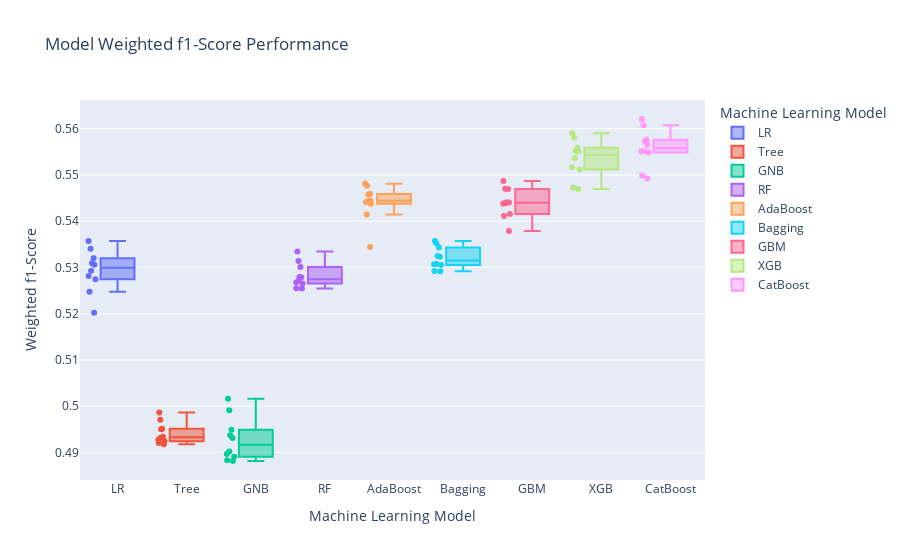

Notebook code for this chart:
### Code cell
results['Model'] = names
results['Accuracy'] = accuracies
results['Weighted F1'] = weighted_f1s

classifmod = pd.DataFrame(results)

fig = px.box(classifmod, x="Model", y="Weighted_F1", color="Model", points='all',
             labels={"Model": "Machine Learning Model",
                     "Weighted_F1": "Weighted f1-Score"},
             title="Model Weighted f1-Score Performance")
fig.show()
fig.write_html("products/plots/model_train_weighted_f1.html")

### Figure 1 — Plotly figure (JSON) as saved in the notebook; plotly's stock layout.template omitted (floating-point values rounded to 4 significant figures)
{"data": [{"alignmentgroup": "True", "boxpoints": "all", "hovertemplate": "Machine Learning Model=%{x}<br>Weighted f1-Score=%{y}<extra></extra>", "legendgroup": "LR", "marker": {"color": "#636efa"}, "name": "LR", "notched": false, "offsetgroup": "LR", "orientation": "v", "showlegend": true, "type": "box", "x": ["LR", "LR", "LR", "LR", "LR", "LR", "LR", "LR", "LR", "LR"], "x0": " ", "xaxis": "x", "y": [0.5293, 0.5306, 0.5275, 0.5309, 0.5282, 0.5358, 0.532, 0.5248, 0.534, 0.5202], "y0": " ", "yaxis": "y"}, {"alignmentgroup": "True", "boxpoints": "all", "hovertemplate": "Machine Learning Model=%{x}<br>Weighted f1-Score=%{y}<extra></extra>", "legendgroup": "Tree", "marker": {"color": "#EF553B"}, "name": "Tree", "notched": false, "offsetgroup": "Tree", "orientation": "v", "showlegend": true, "type": "box", "x": ["Tree", "Tree", "Tree", "Tree", "Tree", "Tree", "Tree", "Tree", "Tree", "Tree"], "x0": " ", "xaxis": "x", "y": [0.4932, 0.4925, 0.4986, 0.4952, 0.4971, 0.492, 0.4927, 0.4934, 0.495, 0.4918], "y0": " ", "yaxis": "y"}, {"alignmentgroup": "True", "boxpoints": "all", "hovertemplate": "Machine Learning Model=%{x}<br>Weighted f1-Score=%{y}<extra></extra>", "legendgroup": "GNB", "marker": {"color": "#00cc96"}, "name": "GNB", "notched": false, "offsetgroup": "GNB", "orientation": "v", "showlegend": true, "type": "box", "x": ["GNB", "GNB", "GNB", "GNB", "GNB", "GNB", "GNB", "GNB", "GNB", "GNB"], "x0": " ", "xaxis": "x", "y": [0.4902, 0.4882, 0.5016, 0.4891, 0.4937, 0.4931, 0.4949, 0.4992, 0.4883, 0.4897], "y0": " ", "yaxis": "y"}, {"alignmentgroup": "True", "boxpoints": "all", "hovertemplate": "Machine Learning Model=%{x}<br>Weighted f1-Score=%{y}<extra></extra>", "legendgroup": "RF", "marker": {"color": "#ab63fa"}, "name": "RF", "notched": false, "offsetgroup": "RF", "orientation": "v", "showlegend": true, "type": "box", "x": ["RF", "RF", "RF", "RF", "RF", "RF", "RF", "RF", "RF", "RF"], "x0": " ", "xaxis": "x", "y": [0.5268, 0.5279, 0.5314, 0.5279, 0.5334, 0.5265, 0.5271, 0.5255, 0.5301, 0.5255], "y0": " ", "yaxis": "y"}, {"alignmentgroup": "True", "boxpoints": "all", "hovertemplate": "Machine Learning Model=%{x}<br>Weighted f1-Score=%{y}<extra></extra>", "legendgroup": "AdaBoost", "marker": {"color": "#FFA15A"}, "name": "AdaBoost", "notched": false, "offsetgroup": "AdaBoost", "orientation": "v", "showlegend": true, "type": "box", "x": ["AdaBoost", "AdaBoost", "AdaBoost", "AdaBoost", "AdaBoost", "AdaBoost", "AdaBoost", "AdaBoost", "AdaBoost", "AdaBoost"], "x0": " ", "xaxis": "x", "y": [0.5459, 0.5444, 0.5438, 0.5458, 0.5442, 0.5481, 0.5445, 0.5414, 0.5477, 0.5344], "y0": " ", "yaxis": "y"}, {"alignmentgroup": "True", "boxpoints": "all", "hovertemplate": "Machine Learning Model=%{x}<br>Weighted f1-Score=%{y}<extra></extra>", "legendgroup": "Bagging", "marker": {"color": "#19d3f3"}, "name": "Bagging", "notched": false, "offsetgroup": "Bagging", "orientation": "v", "showlegend": true, "type": "box", "x": ["Bagging", "Bagging", "Bagging", "Bagging", "Bagging", "Bagging", "Bagging", "Bagging", "Bagging", "Bagging"], "x0": " ", "xaxis": "x", "y": [0.5305, 0.5293, 0.5358, 0.5343, 0.5352, 0.5325, 0.5307, 0.5307, 0.5323, 0.5292], "y0": " ", "yaxis": "y"}, {"alignmentgroup": "True", "boxpoints": "all", "hovertemplate": "Machine Learning Model=%{x}<br>Weighted f1-Score=%{y}<extra></extra>", "legendgroup": "GBM", "marker": {"color": "#FF6692"}, "name": "GBM", "notched": false, "offsetgroup": "GBM", "orientation": "v", "showlegend": true, "type": "box", "x": ["GBM", "GBM", "GBM", "GBM", "GBM", "GBM", "GBM", "GBM", "GBM", "GBM"], "x0": " ", "xaxis": "x", "y": [0.5441, 0.547, 0.5438, 0.5441, 0.5416, 0.547, 0.5487, 0.5411, 0.5439, 0.5379], "y0": " ", "yaxis": "y"}, {"alignmentgroup": "True", "boxpoints": "all", "hovertemplate": "Machine Learning Model=%{x}<br>Weighted f1-Score=%{y}<extra></extra>", "legendgroup": "XGB", "marker": {"color": "#B6E880"}, "name": "XGB", "notched": false, "offsetgroup": "XGB", "orientation": "v", "showlegend": true, "type": "box", "x": ["XGB", "XGB", "XGB", "XGB", "XGB", "XGB", "XGB", "XGB", "XGB", "XGB"], "x0": " ", "xaxis": "x", "y": [0.5559, 0.5536, 0.5512, 0.5551, 0.5517, 0.559, 0.5581, 0.5473, 0.5552, 0.547], "y0": " ", "yaxis": "y"}, {"alignmentgroup": "True", "boxpoints": "all", "hovertemplate": "Machine Learning Model=%{x}<br>Weighted f1-Score=%{y}<extra></extra>", "legendgroup": "CatBoost", "marker": {"color": "#FF97FF"}, "name": "CatBoost", "notched": false, "offsetgroup": "CatBoost", "orientation": "v", "showlegend": true, "type": "box", "x": ["CatBoost", "CatBoost", "CatBoost", "CatBoost", "CatBoost", "CatBoost", "CatBoost", "CatBoost", "CatBoost", "CatBoost"], "x0": " ", "xaxis": "x", "y": [0.5573, 0.5549, 0.5551, 0.5576, 0.5551, 0.5621, 0.5608, 0.5499, 0.5565, 0.5493], "y0": " ", "yaxis": "y"}], "layout": {"boxmode": "overlay", "legend": {"title": {"text": "Machine Learning Model"}, "tracegroupgap": 0}, "title": {"text": "Model Weighted f1-Score Performance"}, "xaxis": {"anchor": "y", "categoryarray": ["LR", "Tree", "GNB", "RF", "AdaBoost", "Bagging", "GBM", "XGB", "CatBoost"], "categoryorder": "array", "domain": [0, 1], "title": {"text": "Machine Learning Model"}}, "yaxis": {"anchor": "x", "domain": [0, 1], "title": {"text": "Weighted f1-Score"}}}}
